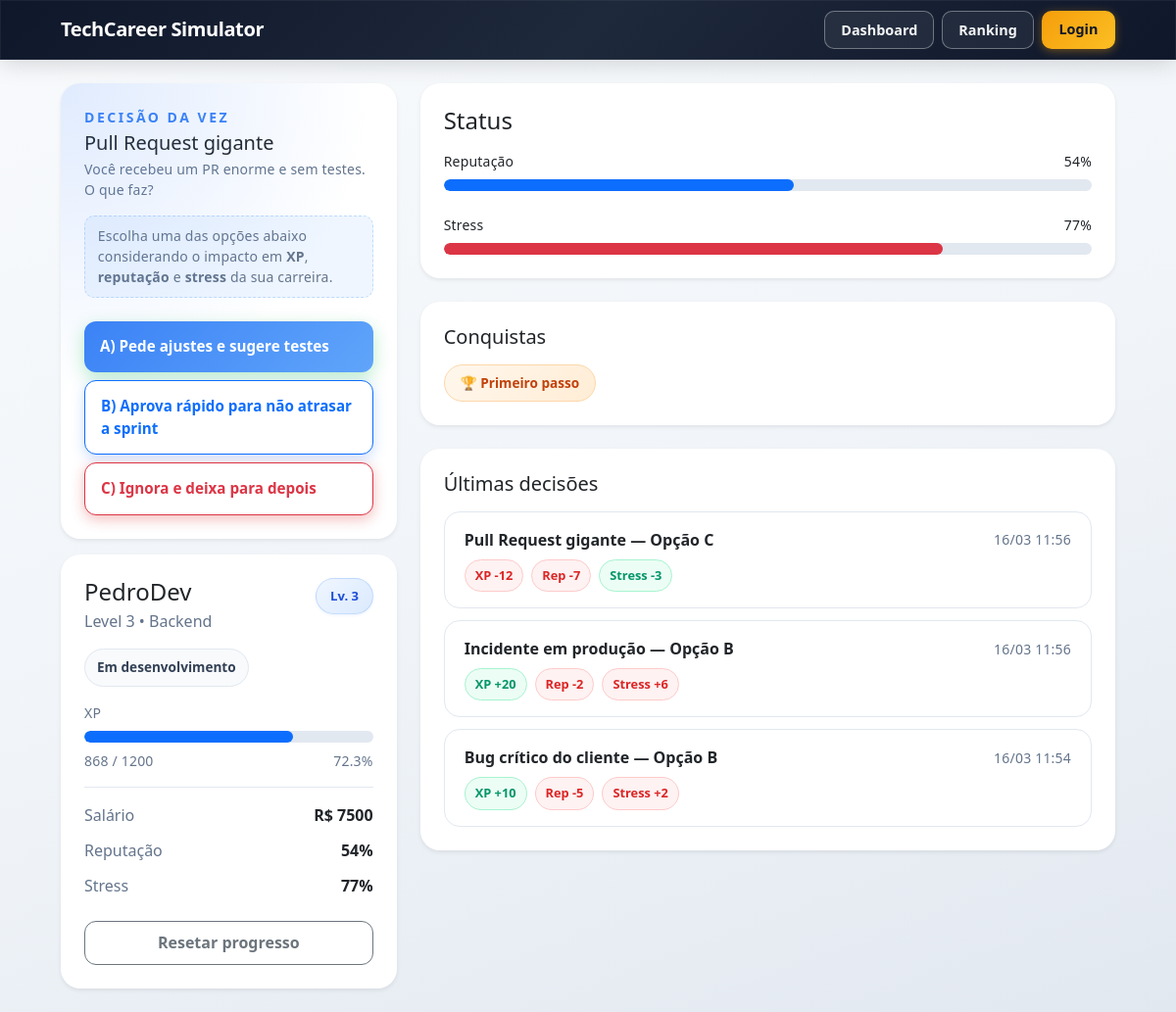
The page /dashboard (signed in) on the database its author committed.
### models.py (models this page shows)
class DecisionLog(db.Model):
    id = db.Column(db.Integer, primary_key=True)
    user_id = db.Column(db.Integer, db.ForeignKey("user.id"), nullable=False)
    choice = db.Column(db.String(1), nullable=False)
    delta_xp = db.Column(db.Integer, default=0)
    delta_reputation = db.Column(db.Integer, default=0)
    delta_stress = db.Column(db.Integer, default=0)
    challenge_title = db.Column(db.String(150), nullable=True)
    created_at = db.Column(db.DateTime, default=datetime.utcnow)

class User(db.Model):
    id = db.Column(db.Integer, primary_key=True)
    username = db.Column(db.String(100), unique=True, nullable=False)
    stats = db.relationship("Stats", backref="user", uselist=False)

class Stats(db.Model):
    id = db.Column(db.Integer, primary_key=True)
    user_id = db.Column(db.Integer, db.ForeignKey("user.id"), nullable=False, unique=True)
    level = db.Column(db.Integer, default=1)
    xp = db.Column(db.Integer, default=0)
    xp_max = db.Column(db.Integer, default=100)
    salary = db.Column(db.Integer, default=2000)
    reputation = db.Column(db.Integer, default=50)
    stress = db.Column(db.Integer, default=10)

### app.py (the view)
@app.route("/dashboard")
def dashboard():
    user_id = session.get("user_id")
    if not user_id:
        return redirect(url_for("login"))
    user = User.query.get(user_id)
    stats = Stats.query.filter_by(user_id=user_id).first()
    logs = (
    DecisionLog.query
    .filter_by(user_id=user_id)
    .order_by(DecisionLog.created_at.desc())
    .limit(5)
    .all()
)
    if not user or not stats:
        return redirect(url_for("login"))
    current_challenge = random.choice(challenges)
    achievements = []
    if len(logs) >= 1:
        achievements.append("Primeiro passo")
    if stats.level >= 4:
        achievements.append("Em ascensão")
    if stats.reputation >= 80:
        achievements.append("Boa reputação")
    if stats.stress >= 95:
        achievements.append("Burnout")
    if stats.xp >= stats.xp_max * 0.8:
        achievements.append("Quase lá")
    return render_template(
        "dashboard.html",
        user=user,
        stats=stats,
        logs=logs,
        current_challenge=current_challenge,
        achievements=achievements
    )

### app.py (called while the page is built)
def format_brasilia(dt):
    if dt is None:
        return ""
    if dt.tzinfo is None:
        dt = dt.replace(tzinfo=timezone.utc)
    br = dt.astimezone(BRASILIA)
    return br.strftime("%d/%m %H:%M")

### templates/dashboard.html (shortened to what this page needs)
{% extends "base.html" %}
{% block content %}
<div class="row g-4">
  <div class="col-12 col-lg-4">
    <div class="card shadow-sm border-0 challenge-card">
      <div class="card-body p-4">
        <p class="challenge-label text-uppercase small fw-semibold mb-1">
          Decisão da vez
        </p>
        <h2 class="h5 mb-1">{{ current_challenge.title }}</h2>
        <p class="text-secondary small mb-3">
          {{ current_challenge.prompt }}
        </p>
        <p class="challenge-help text-secondary small mb-3">
          Escolha uma das opções abaixo considerando o impacto em
          <span class="fw-semibold">XP</span>, <span class="fw-semibold">reputação</span> e <span class="fw-semibold">stress</span> da sua carreira.
        </p>
        <form method="POST" action="{{ url_for('choose') }}" class="d-grid gap-2 mt-3 choice-buttons">
          <button
            class="btn btn-primary choice-btn choice-btn-a"
            name="choice"
            value="A"
            type="submit"
          >
            A) {{ current_challenge.a.text }}
          </button>
          <button
            class="btn btn-outline-primary choice-btn choice-btn-b"
            name="choice"
            value="B"
            type="submit"
          >
            B) {{ current_challenge.b.text }}
          </button>
          <button
            class="btn btn-outline-danger choice-btn choice-btn-c"
            name="choice"
            value="C"
            type="submit"
          >
            C) {{ current_challenge.c.text }}
          </button>
        </form>
      </div>
    </div>
    <div class="card shadow-sm border-0 profile-card mt-3">
      <div class="card-body p-4">
        <div class="d-flex justify-content-between align-items-start mb-3">
          <div>
            <h1 class="h4 mb-1">{{ user.username }}</h1>
            <p class="text-secondary mb-0">Level {{ stats.level }} • Backend</p>
          </div>
          <span class="level-badge">Lv. {{ stats.level }}</span>
        </div>
        {% if stats.stress >= 90 %}
          <div class="status-chip danger-soft mb-3">Em risco de burnout</div>
        {% elif stats.reputation >= 80 %}
          <div class="status-chip success-soft mb-3">Profissional em destaque</div>
        {% elif stats.xp >= stats.xp_max * 0.8 %}
          <div class="status-chip info-soft mb-3">Próximo de subir de nível</div>
        {% else %}
          <div class="status-chip neutral-soft mb-3">Em desenvolvimento</div>
        {% endif %}
        <div class="mb-2 small text-secondary">XP</div>
        <div class="progress mb-2">
          <div class="progress-bar" style="width: {{ (stats.xp / stats.xp_max) * 100 }}%"></div>
        </div>
        <div class="d-flex justify-content-between small text-secondary mb-3">
          <span>{{ stats.xp }} / {{ stats.xp_max }}</span>
          <span>{{ ((stats.xp / stats.xp_max) * 100) | round(1) }}%</span>
        </div>
        <hr>
        <div class="info-row">
          <span class="text-secondary">Salário</span>
          <span class="fw-semibold">R$ {{ stats.salary }}</span>
        </div>
        <div class="info-row">
          <span class="text-secondary">Reputação</span>
          <span class="fw-semibold">{{ stats.reputation }}%</span>
        </div>
        <div class="info-row">
          <span class="text-secondary">Stress</span>
          <span class="fw-semibold {% if stats.stress >= 90 %}text-danger{% endif %}">
            {{ stats.stress }}%
          </span>
        </div>
        <form method="POST" action="{{ url_for('reset') }}" class="mt-4">
          <button
            class="btn btn-outline-secondary w-100"
            type="submit"
          >
            Resetar progresso
          </button>
        </form>
      </div>
    </div>
  </div>
  <div class="col-12 col-lg-8">
    <div class="card shadow-sm border-0">
      <div class="card-body p-4">
        <div class="d-flex justify-content-between align-items-center mb-3">
          <h2 class="h4 mb-0">Status</h2>
        </div>
        <div class="mb-2 d-flex justify-content-between small">
          <span>Reputação</span>
          <span>{{ stats.reputation }}%</span>
        </div>
        <div class="progress mb-4">
          <div class="progress-bar" style="width: {{ stats.reputation }}%"></div>
        </div>
        <div class="mb-2 d-flex justify-content-between small">
          <span>Stress</span>
          <span>{{ stats.stress }}%</span>
        </div>
        <div class="progress">
          <div class="progress-bar bg-danger" style="width: {{ stats.stress }}%"></div>
        </div>
      </div>
    </div>
    <div class="card shadow-sm border-0 mt-4">
      <div class="card-body p-4">
        <h2 class="h5 mb-3">Conquistas</h2>
        {% if achievements and achievements|length > 0 %}
          <div class="achievement-list">
            {% for achievement in achievements %}
              <span class="achievement-badge">🏆 {{ achievement }}</span>
            {% endfor %}
          </div>
        {% else %}
          <p class="text-secondary mb-0">Nenhuma conquista desbloqueada ainda.</p>
        {% endif %}
      </div>
    </div>
    <div class="card shadow-sm border-0 mt-4">
      <div class="card-body p-4">
        <h2 class="h5 mb-3">Últimas decisões</h2>
        {% if logs and logs|length > 0 %}
          <div class="decision-list">
            {% for l in logs %}
              <div class="decision-item">
                <div class="decision-top">
                  <div class="fw-semibold">
                    {{ l.challenge_title if l.challenge_title else "Desafio" }} — Opção {{ l.choice }}
                  </div>
                  <span class="text-secondary small">{{ l.created_at | brasilia }}</span>
                </div>
                <div class="decision-stats mt-2">
                  <span class="decision-pill {% if l.delta_xp >= 0 %}pill-positive{% else %}pill-negative{% endif %}">
                    XP {{ "+" if l.delta_xp > 0 else "" }}{{ l.delta_xp }}
                  </span>
                  <span class="decision-pill {% if l.delta_reputation >= 0 %}pill-positive{% else %}pill-negative{% endif %}">
                    Rep {{ "+" if l.delta_reputation > 0 else "" }}{{ l.delta_reputation }}
                  </span>
                  <span class="decision-pill {% if l.delta_stress <= 0 %}pill-positive{% else %}pill-negative{% endif %}">
                    Stress {{ "+" if l.delta_stress > 0 else "" }}{{ l.delta_stress }}
                  </span>
                </div>
              </div>
            {% endfor %}
          </div>
        {% else %}
          <p class="text-secondary mb-0">Nenhuma decisão registrada ainda.</p>
        {% endif %}
      </div>
    </div>
  </div>
</div>
{% endblock %}

### rows shown on the page
DecisionLog: title "Pull Request gigante", challenge_title "Pull Request gigante", choice "C", created_at|brasilia "16/03 11:56", delta_xp "-12", delta_reputation "-7", delta_stress "-3"
User: username "PedroDev"
Stats: level "3", xp "868", xp_max "1200", ((stats.xp/stats.xp_max)*100)|round(1) "72.3", salary "7500", reputation "54", stress "77"
DecisionLog: challenge_title "Incidente em produção", choice "B", created_at|brasilia "16/03 11:56", delta_xp "+", delta_xp "20", delta_reputation "-2", delta_stress "+", delta_stress "6"
DecisionLog: challenge_title "Bug crítico do cliente", choice "B", created_at|brasilia "16/03 11:54", delta_xp "+", delta_xp "10", delta_reputation "-5", delta_stress "+", delta_stress "2"

### other values the page prints
{{ achievement }} "Primeiro passo"
